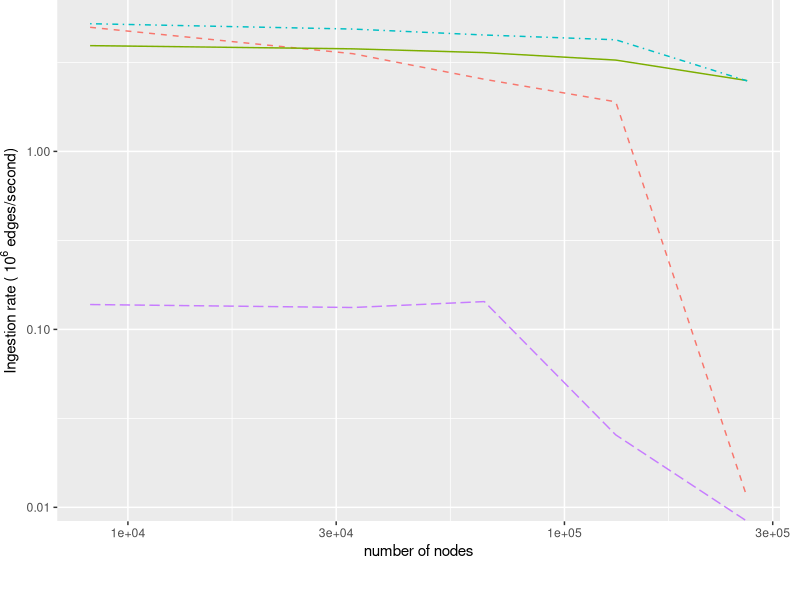
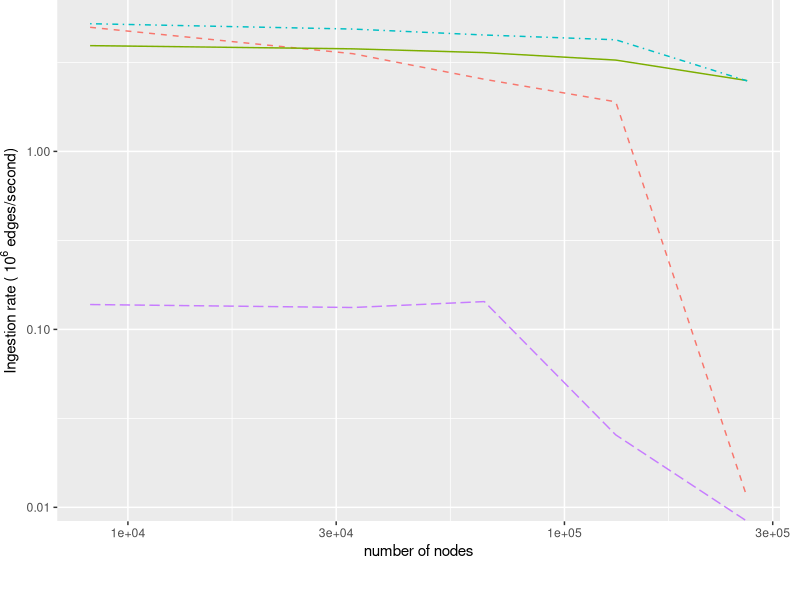

The R source for these figures, in order:
library(tidyverse)
library("scales")

speed <- read.csv("speed_data.csv")

ggplot() +
  geom_line(data = speed, mapping = aes(x = nodes, y = ingestion_rate/10^6, color = alg, linetype = alg), size = 0.5) +
  scale_x_continuous(trans="log10") +
  labs(y=expression(paste("Ingestion rate (", ~10^6," edges/second)")), x ="number of nodes") + 
  scale_y_continuous(trans="log10") +
  labs(color = "System\n") +
  theme(legend.position = c(0.45, -0.23), legend.direction = 'horizontal', plot.margin = grid::unit(c(0,1,2,0), 'lines')) +
  guides(linetype="none") +
  scale_color_hue(labels = c("GraphZeppelin gutter tree", "GraphZeppelin leaf gutters", "Aspen", "Terrace"))+
  scale_linetype_manual("", breaks=c("stream_ext", "stream_mem", "aspen_lim_e3", "terrace_lim")
                        , values=c("solid", "dotdash", "dashed", "longdash"))
ggsave(filename = "speed.png", width = 6, height = 3.5, unit = "in")
